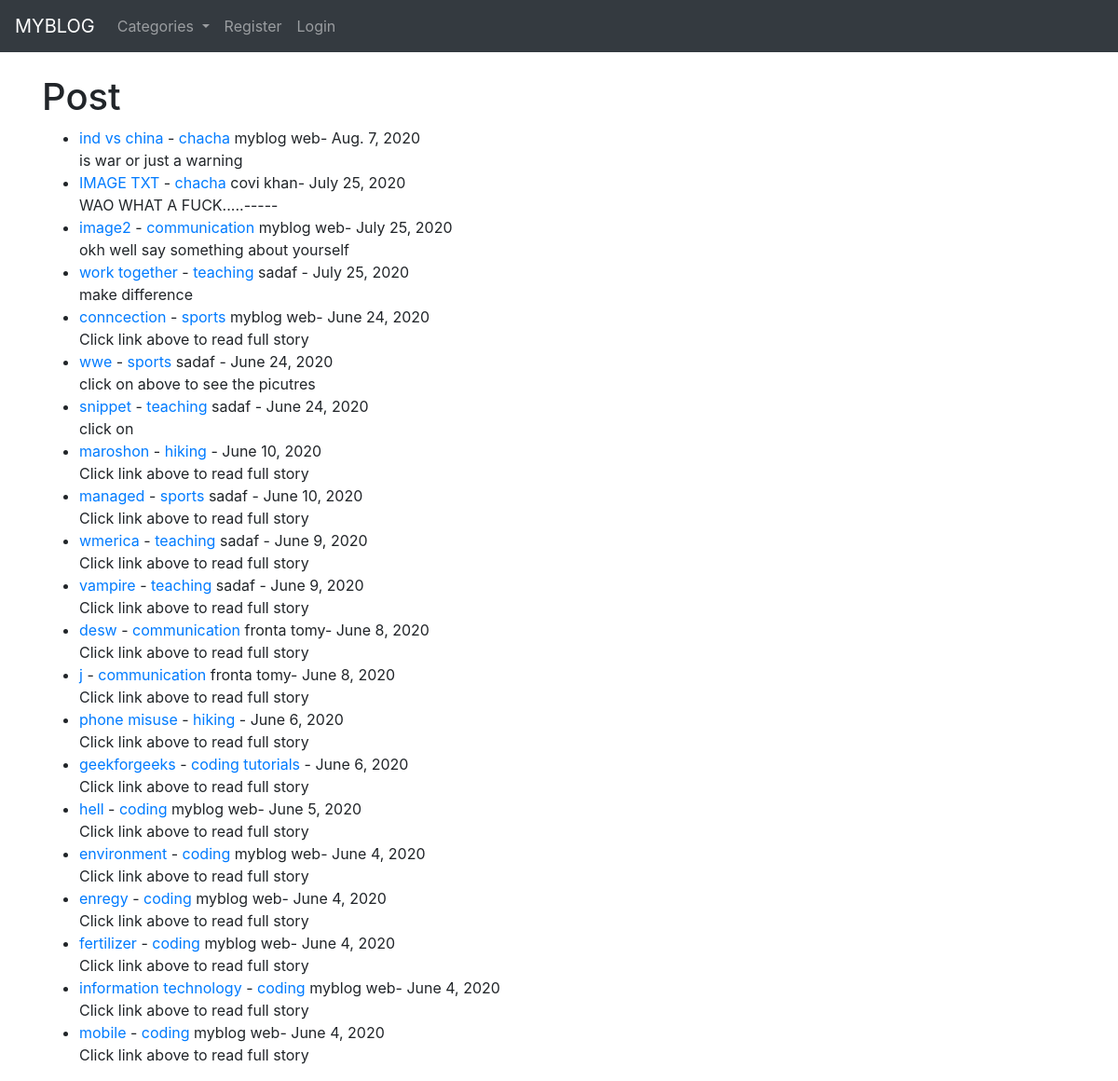
The page / on the database its author committed.
### myblog/models.py (models this page shows, shortened)
class Post(models.Model):
    title=models.CharField(max_length=300)
    header_image=models.ImageField(null=True,blank=True,upload_to="images/")
    title_tag = models.CharField(null=True,max_length=200)
    author=models.ForeignKey(User,on_delete=models.CASCADE)
    body = RichTextField(blank=True,null=True)
    post_date=models.DateField(null=True,auto_now_add=True)
    category=models.CharField(max_length=300,default='coding')
    snippet=models.CharField(max_length=300)
    likes=models.ManyToManyField(User,related_name='blog_posts')

### myblog/views.py (the view)
# urls.py: path('',HomeView.as_view(),name="home"),
class HomeView(ListView):
    model = Post
    template_name = "myblog/home.html"
    ordering = ['-post_date']
    def get_context_data(self, *args, **kwargs):
        cat_menu=Category.objects.all()
        context=super(HomeView,self).get_context_data(*args,**kwargs)
        context["cat_menu"]=cat_menu
        return context

### myblog/models.py (called while the page is built)
    def __str__(self):
        return self.name

### myblog/templates/myblog/home.html (shortened to what this page needs)
{% extends 'myblog/base.html' %}
{% block content %}
<h1> Post </h1>
<ul>
{% for post in object_list %}
<li><a href="{% url 'article-detail' post.pk %}">
    {{ post.title }} </a>-
    <a href="{% url 'category' post.category|slugify  %}"> {{ post.category }}</a>
    {{ post.author.first_name }}
    {{ post.author.last_name }}-
    {{ post.post_date }} <br/>
        {{ post.snippet }}</li>
{% endfor %}
</ul>
{% endblock %}

### myblog/templates/myblog/base.html (shortened to what this page needs)
<!doctype html>
<html lang="en">
  <head>
    <link rel="stylesheet" href="https://stackpath.bootstrapcdn.com/bootstrap/4.5.0/css/bootstrap.min.css">
  </head>
  <body>
    <nav class="navbar navbar-expand-lg navbar-dark bg-dark">
  <a class="navbar-brand" href="{% url 'home' %}">MYBLOG</a>
  <div class="collapse navbar-collapse" id="navbarSupportedContent">
    <ul class="navbar-nav mr-auto">
        {% if cat_menu %}
    <li class="nav-item dropdown">
        <a class="nav-link dropdown-toggle" href="#" id="navbarDropdown" role="button" data-toggle="dropdown" aria-haspopup="true" aria-expanded="false">
          Categories
        </a>
      </li>
            {% else %}
        <li class="nav-item">
        <a class="nav-link" href="{% url 'category-list' %}">Categories </a>
      </li>
        {% endif %}
    {% if user.is_authenticated %}
     <li class="nav-item">
        <a class="nav-link" href="{% url 'add-post' %}">Add Post</a>
      </li>
        <li class="nav-item">
        <a class="nav-link" href="{% url 'add-category' %}">Add Category</a>
      </li>
         <li class="nav-item dropdown">
        <a class="nav-link dropdown-toggle" href="#" id="navbarDropdown" role="button" data-toggle="dropdown" aria-haspopup="true" aria-expanded="false">
          Profile
        </a>
        <div class="dropdown-menu" aria-labelledby="navbarDropdown">
          <a class="dropdown-item" href="{% url 'edit_profile' %}">Edit Setting</a>
            {% if user.profile.id %}
          <a class="dropdown-item" href="{% url 'edit_profile_page' user.profile.id %}">Edit Profile page</a>
             <a class="dropdown-item" href="{% url 'show_profile_page' user.profile.id  %}">Show Profile</a>
            {% else %}
             <a class="dropdown-item" href="{% url 'create_profile_page'  %}">Create Profile page</a>
            {% endif %}
        </div>
      </li>
     <li class="nav-item">
        <a class="nav-link" href="{% url 'logout' %}"> Logout</a>
      </li>
      {% else %}
      <li class="nav-item">
        <a class="nav-link" href="{% url 'register' %}">Register </a>
      </li>
      <li class="nav-item">
        <a class="nav-link" href="{% url 'login' %}"> Login</a>
      </li>
      {% endif %}
    </ul>
  </div>
</nav>
  <br/>
  <div class="container">
    {% block content %}
    {% endblock %}
  </div>
  </body>
</html>

### rows shown on the page
Post: title "ind vs china", category "chacha", author.first_name "myblog", author.last_name "web", post_date "Aug. 7, 2020", snippet "is war or just a warning"
Post: title "IMAGE TXT", category "chacha", author.first_name "covi", author.last_name "khan", post_date "July 25, 2020", snippet "WAO WHAT A FUCK.....-----"
Post: title "image2", category "communication", author.first_name "myblog", author.last_name "web", post_date "July 25, 2020", snippet "okh well say something about yourself"
Post: title "work together", category "teaching", author.first_name "sadaf", post_date "July 25, 2020", snippet "make difference"
Post: title "conncection", category "sports", author.first_name "myblog", author.last_name "web", post_date "June 24, 2020", snippet "Click link above to read full story"
Post: title "wwe", category "sports", author.first_name "sadaf", post_date "June 24, 2020", snippet "click on above to see the picutres"
Post: title "snippet", category "teaching", author.first_name "sadaf", post_date "June 24, 2020", snippet "click on"
Post: title "maroshon", category "hiking", post_date "June 10, 2020", snippet "Click link above to read full story"
Post: title "managed", category "sports", author.first_name "sadaf", post_date "June 10, 2020", snippet "Click link above to read full story"
Post: title "wmerica", category "teaching", author.first_name "sadaf", post_date "June 9, 2020", snippet "Click link above to read full story"
Post: title "vampire", category "teaching", author.first_name "sadaf", post_date "June 9, 2020", snippet "Click link above to read full story"
Post: title "desw", category "communication", author.first_name "fronta", author.last_name "tomy", post_date "June 8, 2020", snippet "Click link above to read full story"
Post: title "j", category "communication", author.first_name "fronta", author.last_name "tomy", post_date "June 8, 2020", snippet "Click link above to read full story"
Post: title "phone misuse", category "hiking", post_date "June 6, 2020", snippet "Click link above to read full story"
Post: title "geekforgeeks", category "coding tutorials", post_date "June 6, 2020", snippet "Click link above to read full story"
Post: title "hell", category "coding", author.first_name "myblog", author.last_name "web", post_date "June 5, 2020", snippet "Click link above to read full story"
Post: title "environment", category "coding", author.first_name "myblog", author.last_name "web", post_date "June 4, 2020", snippet "Click link above to read full story"
Post: title "enregy", category "coding", author.first_name "myblog", author.last_name "web", post_date "June 4, 2020", snippet "Click link above to read full story"
Post: title "fertilizer", category "coding", author.first_name "myblog", author.last_name "web", post_date "June 4, 2020", snippet "Click link above to read full story"
Post: title "information technology", category "coding", author.first_name "myblog", author.last_name "web", post_date "June 4, 2020", snippet "Click link above to read full story"
Post: title "mobile", category "coding", author.first_name "myblog", author.last_name "web", post_date "June 4, 2020", snippet "Click link above to read full story"
